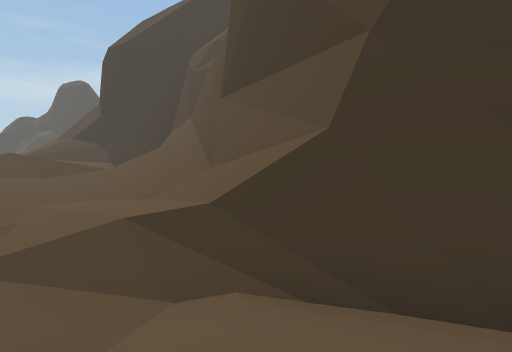
[1] (above)

17 first-person views from a walk through a Unity game level. The camera is 1.4 m above the floor, tilts 4° down and sees 70° across. The floor is counted in squares, 1 m on a side. Each view is taken from the middle of a square. On the plan, view 1 faces up. The plan holds only what a view shows up to about 16 squares ahead; the rest is blank. The place goes on beyond the plan. The player character is not drawn.

[2]
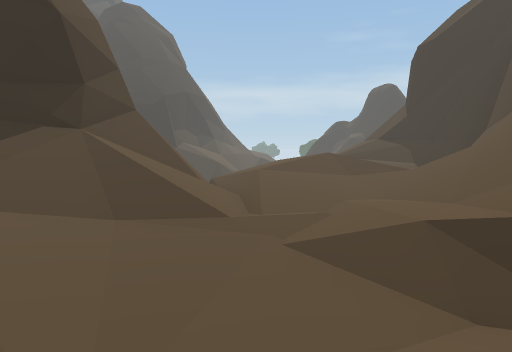

[3]
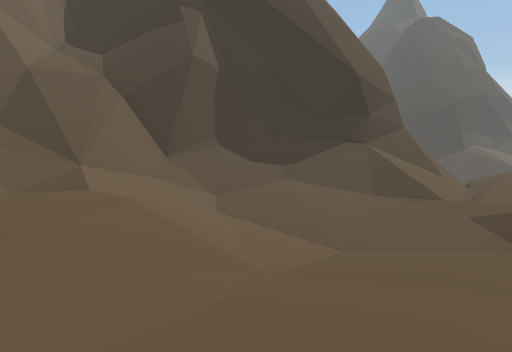

[4]
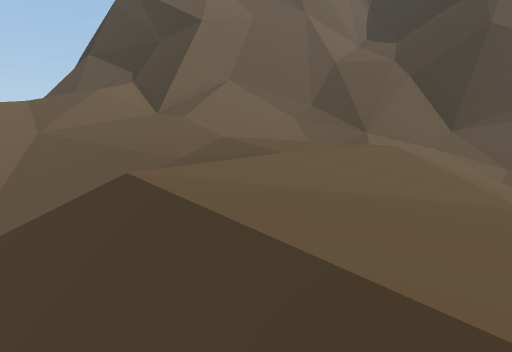

[5]
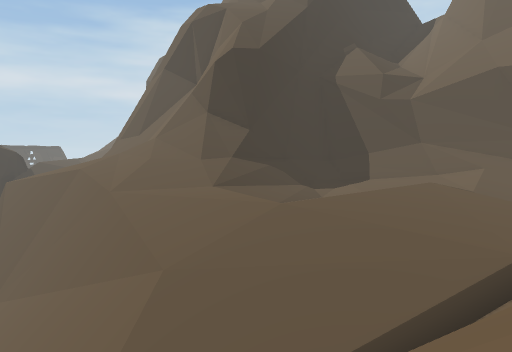

[6]
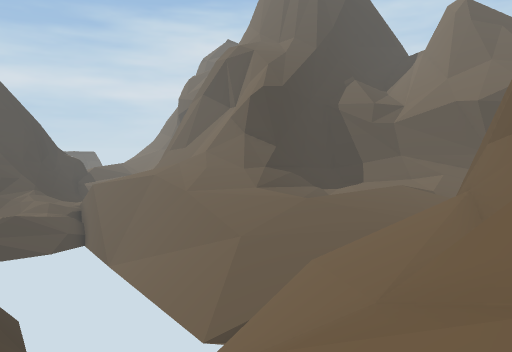

[7]
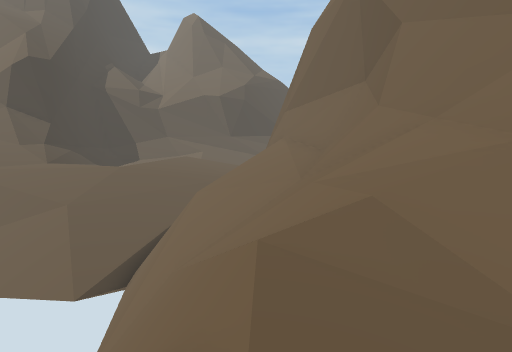

[8]
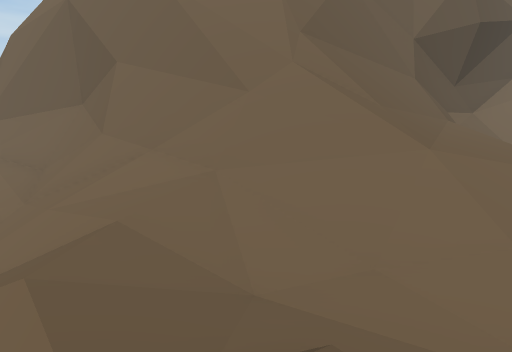

[9]
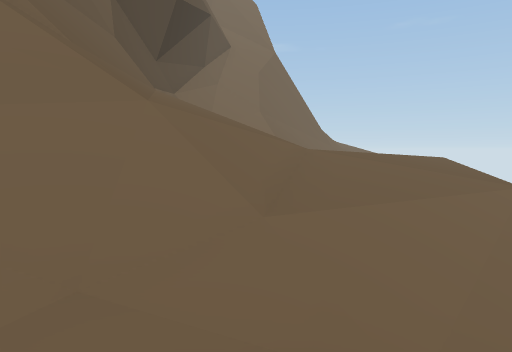

[10]
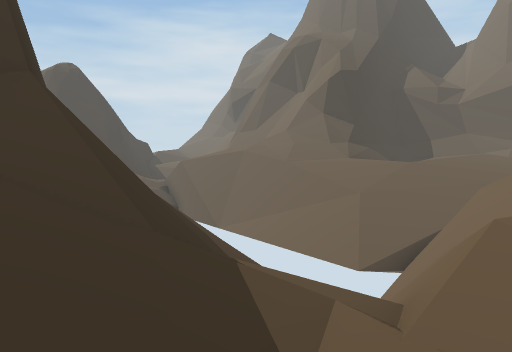

[11]
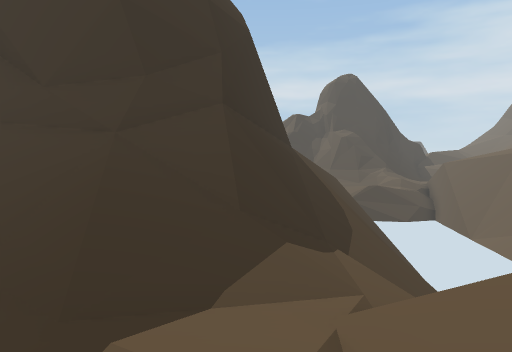

[12]
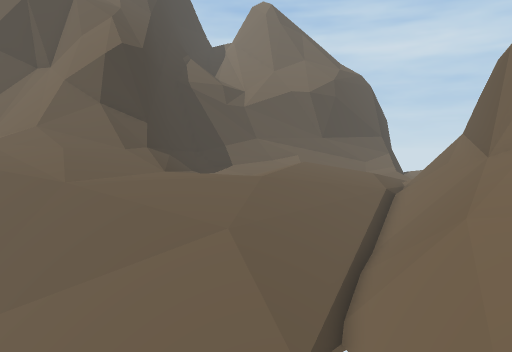

[13]
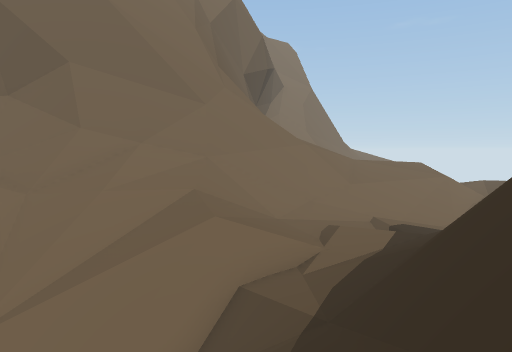

[14]
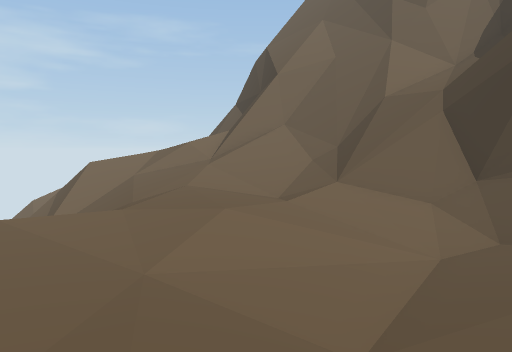

[15]
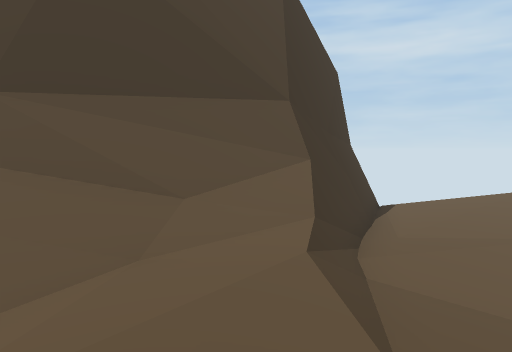

[16]
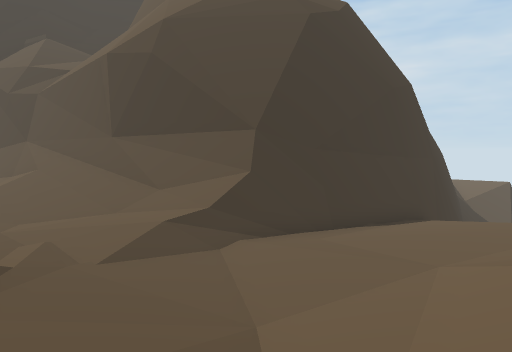

[17]
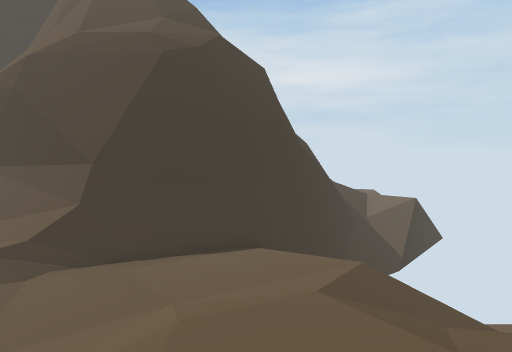

### Floor plan
Key: @ floor where view 1 was taken; # wall or solid block; . main floor; : floor 0.25 m higher than the main floor; - floor 0.25 m lower than the main floor; + floor 0.5 m higher than the main floor; _ floor 0.5 m lower than the main floor; * floor 0.75 m higher than the main floor; < floor 0.75 m lower than the main floor; ( floor 1 m lower than the main floor; % floor 2.5 m higher than the main floor; / step, stairs or slope; = window, fence, low wall or low ledge; ^ raised ledge; v drop or lower ground.
Columns run from 28 left of view 1 to 9 right of it. Each row starts with its distance up from view 1.
 22             =vvv///#
 21             ##vv///##
 20              #v////##
 19             /#v////=##
 18             /=#//////###
 17     ///v    /==/+/////###
 16   #////v    //=/++/////=##
 15   #/////    //=//+///./:##
 14   #////     /////+    .:=##
 13  ##=//      /////:     :/###
 12 ##==//      //////++    /=##
 11 #/==//     #//////:+*/////=#
 10 //==// = vvvv/////::*//////#
  9 //////=#=//v//////.:+/..///^^
  8 /////=v//////////////:...//=^
  7 //-/==////////////////..../=^
  6 _/--/////////####====//.-../^^
  5 ___-////==####  ####=//--/./=^^
  4 __/////#####      ^=////-///=##
  3 //===^###          ^///-_____####
  2 /#vvv=#            #///-_<<<___=###
  1 ////=^#           ##//.-_<(<__---=####
  0 ////=^             #//.-_(<<@_-..//
 -1 ////##             #//.-____/--../
 -2   //##             ##//_//////...//
 -3    /#               ##//////:/:..//
 -4     #                ##=///:+::///
 -5    =#                 ##=//:++:///
 -6    =#                  %=////*////
 -7   /=#                  #=//////////
 -8 ///##                  ##=////////=/
 -9 /==#                   ###////////=/=
-10 ####                    #####/////===

Where each view was taken, in squares from view 1:
view 1: 0 up, 0 right, facing up
view 2: 0 up, 0 right, facing up-left
view 3: 1 down, 5 right, facing left
view 4: 0 up, 6 right, facing down-left
view 5: 7 up, 18 left, facing up-right
view 6: 4 up, 23 left, facing up-right
view 7: 7 up, 27 left, facing right
view 8: 8 up, 28 left, facing down-right
view 9: 6 up, 27 left, facing down
view 10: 6 up, 28 left, facing up-right
view 11: 4 up, 26 left, facing up
view 12: 13 up, 24 left, facing right
view 13: 14 up, 24 left, facing down
view 14: 5 up, 1 left, facing down
view 15: 5 up, 6 left, facing right
view 16: 3 down, 6 left, facing up-right
view 17: 7 down, 3 left, facing up-right
